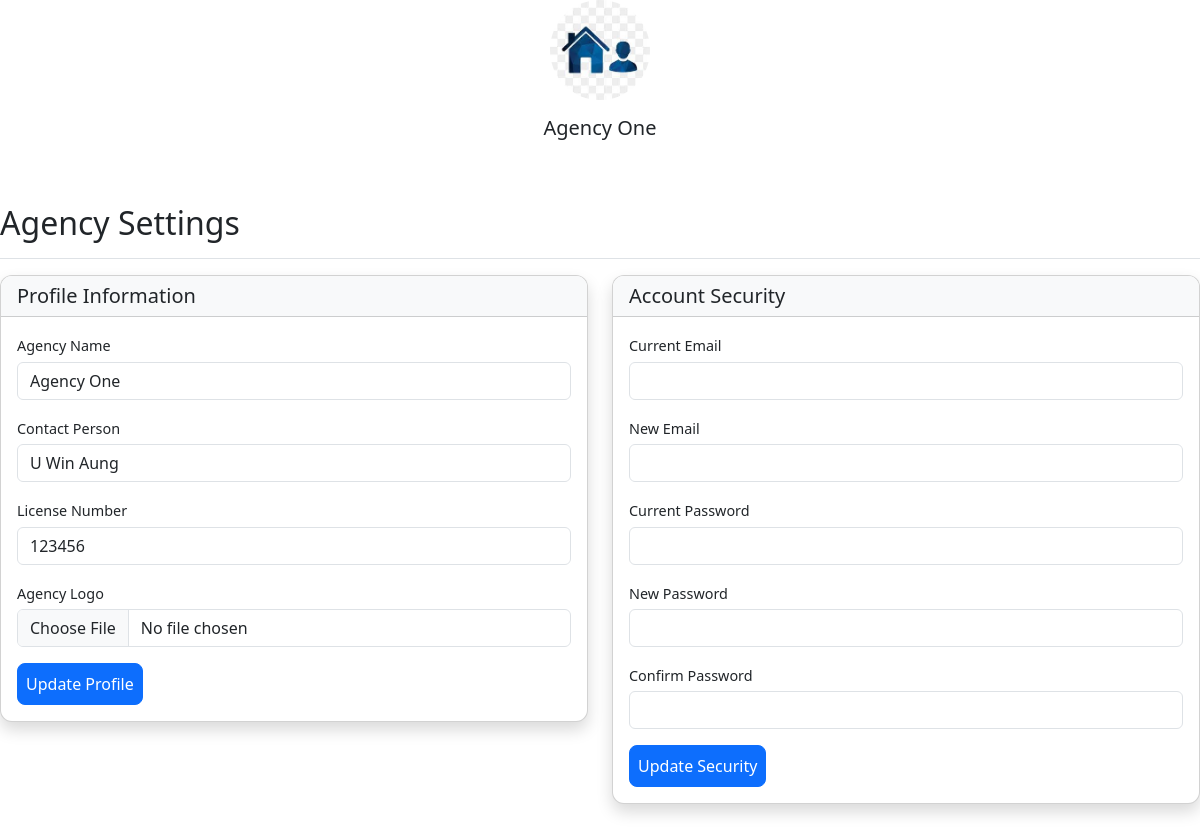
Page /agency-setting/ (signed in) on the committed database.
### myapp/models.py (models this page shows, shortened)
class CustomUser(AbstractUser):
    ROLE_CHOICES = (
        ('ADMIN', 'Administrator'),
        ('CUSTOMER', 'Customer'),
        ('AGENCY', 'Agency'),
    )
    role = models.CharField(max_length=20, choices=ROLE_CHOICES, default='CUSTOMER')
    created_at = models.DateTimeField(auto_now_add=True)
    updated_at = models.DateTimeField(auto_now=True)

class AgencyProfile(models.Model):
    LICENSE_STATUS = [
        ('PENDING','Pending'),
        ('APPROVED','Approved'),
        ('REJECT','Reject'),
    ]
    user = models.OneToOneField(CustomUser, on_delete=models.CASCADE, related_name='agency_profile')
    agency_name = models.CharField(max_length=100)
    phone = models.CharField(max_length=15,blank=True,null=True)
    email = models.EmailField(blank=True,null=True)
    contact_person = models.CharField(max_length=100)
    license_number = models.CharField(max_length=50, blank=True)
    license_status = models.CharField(max_length=20,choices=LICENSE_STATUS,default='PENDING')
    address = models.TextField(blank=True)
    website = models.URLField(blank=True)
    agency_logo = models.ImageField(upload_to='agency_logos/', blank=True)

### myapp/views.py (the view)
# urls.py: path('agency-setting/',views.agencySetting,name='agency_setting'),
def agencySetting(request):
    return render(request,'agency-setting.html')

### templates/agency-setting.html (shortened to what this page needs)
{% extends 'base.html' %}
{% load static  %}
{% block content %}
<div class="text-center mb-4">
                    {% if user.agency_profile.agency_logo %}
                        <img src="{{ user.agency_profile.agency_logo.url }}" class="rounded-circle" width="100" height="100" alt="Agency Logo">
                    {% else %}
                        <div class="rounded-circle bg-secondary d-flex align-items-center justify-content-center" style="width: 100px; height: 100px;">
                            <span class="text-white">No Logo</span>
                        </div>
                    {% endif %}
                    <h5 class="mt-3">{{ user.agency_profile.agency_name }}</h5>
                </div>
            <div id="settings-section" class="py-4">
                <div class="d-flex justify-content-between flex-wrap flex-md-nowrap align-items-center pt-3 pb-2 mb-3 border-bottom">
                    <h1 class="h2">Agency Settings</h1>
                </div>
                <div class="row">
                    <div class="col-md-6">
                        <div class="card shadow mb-4">
                            <div class="card-header bg-light">
                                <h5 class="mb-0">Profile Information</h5>
                            </div>
                            <div class="card-body">
                                <form method="post" enctype="multipart/form-data">
                                    <div class="mb-3">
                                        <label for="agencyName" class="form-label">Agency Name</label>
                                        <input type="text" class="form-control" id="agencyName"
                                               value="{{ user.agency_profile.agency_name }}" name="agency_name">
                                    </div>
                                    <div class="mb-3">
                                        <label for="contactPerson" class="form-label">Contact Person</label>
                                        <input type="text" class="form-control" id="contactPerson"
                                               value="{{ user.agency_profile.contact_person }}" name="contact_person">
                                    </div>
                                    <div class="mb-3">
                                        <label for="licenseNumber" class="form-label">License Number</label>
                                        <input type="text" class="form-control" id="licenseNumber"
                                               value="{{ user.agency_profile.license_number }}" name="license_number">
                                    </div>
                                    <div class="mb-3">
                                        <label for="agencyLogo" class="form-label">Agency Logo</label>
                                        <input type="file" class="form-control" id="agencyLogo" name="agency_logo">
                                    </div>
                                    <button type="submit" class="btn btn-primary">Update Profile</button>
                                </form>
                            </div>
                        </div>
                    </div>
                    <div class="col-md-6">
                        <div class="card shadow">
                            <div class="card-header bg-light">
                                <h5 class="mb-0">Account Security</h5>
                            </div>
                            <div class="card-body">
                                <form method="post">
                                    <div class="mb-3">
                                        <label for="currentEmail" class="form-label">Current Email</label>
                                        <input type="email" class="form-control" id="currentEmail"
                                               value="{{ user.email }}" readonly>
                                    </div>
                                    <div class="mb-3">
                                        <label for="newEmail" class="form-label">New Email</label>
                                        <input type="email" class="form-control" id="newEmail" name="email">
                                    </div>
                                    <div class="mb-3">
                                        <label for="currentPassword" class="form-label">Current Password</label>
                                        <input type="password" class="form-control" id="currentPassword" name="current_password">
                                    </div>
                                    <div class="mb-3">
                                        <label for="newPassword" class="form-label">New Password</label>
                                        <input type="password" class="form-control" id="newPassword" name="new_password">
                                    </div>
                                    <div class="mb-3">
                                        <label for="confirmPassword" class="form-label">Confirm Password</label>
                                        <input type="password" class="form-control" id="confirmPassword" name="confirm_password">
                                    </div>
                                    <button type="submit" class="btn btn-primary">Update Security</button>
                                </form>
                            </div>
                        </div>
                    </div>
                </div>
            </div>
{% endblock content %}

### templates/base.html (style rules this page uses)
.form-label { font-size: 0.9rem; margin-bottom: 0.3rem; }
.btn-primary { padding: 0.5rem; border-radius: 8px; }
.card { border-radius: 12px; overflow: hidden; transition: transform 0.2s; }

### rows in the picture
CustomUser: agency_profile.agency_logo (picture), agency_profile.agency_name "Agency One", agency_name "Agency One", contact_person "U Win Aung", license_number "123456"
